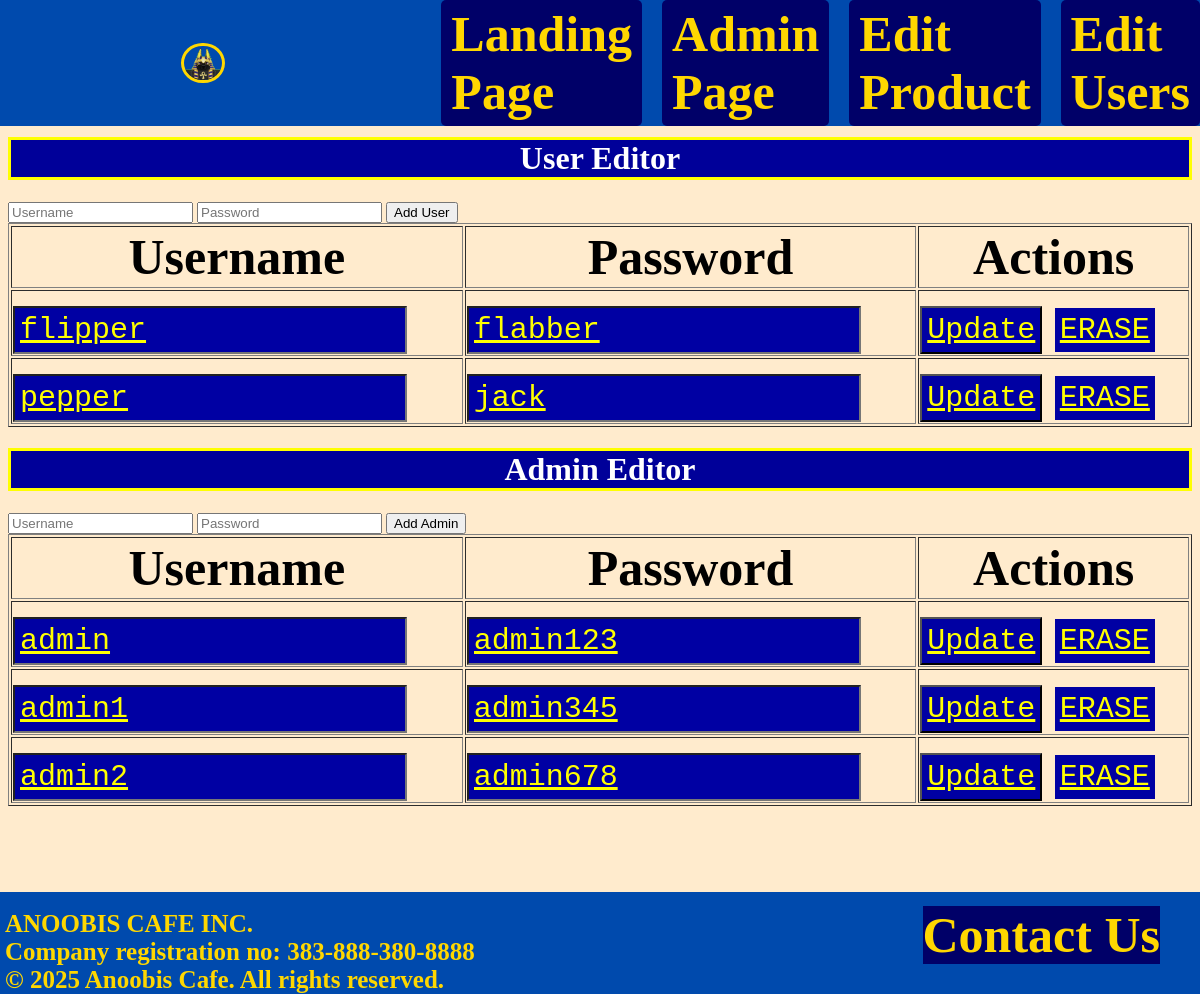
The app's page /editUsers.php, older data.
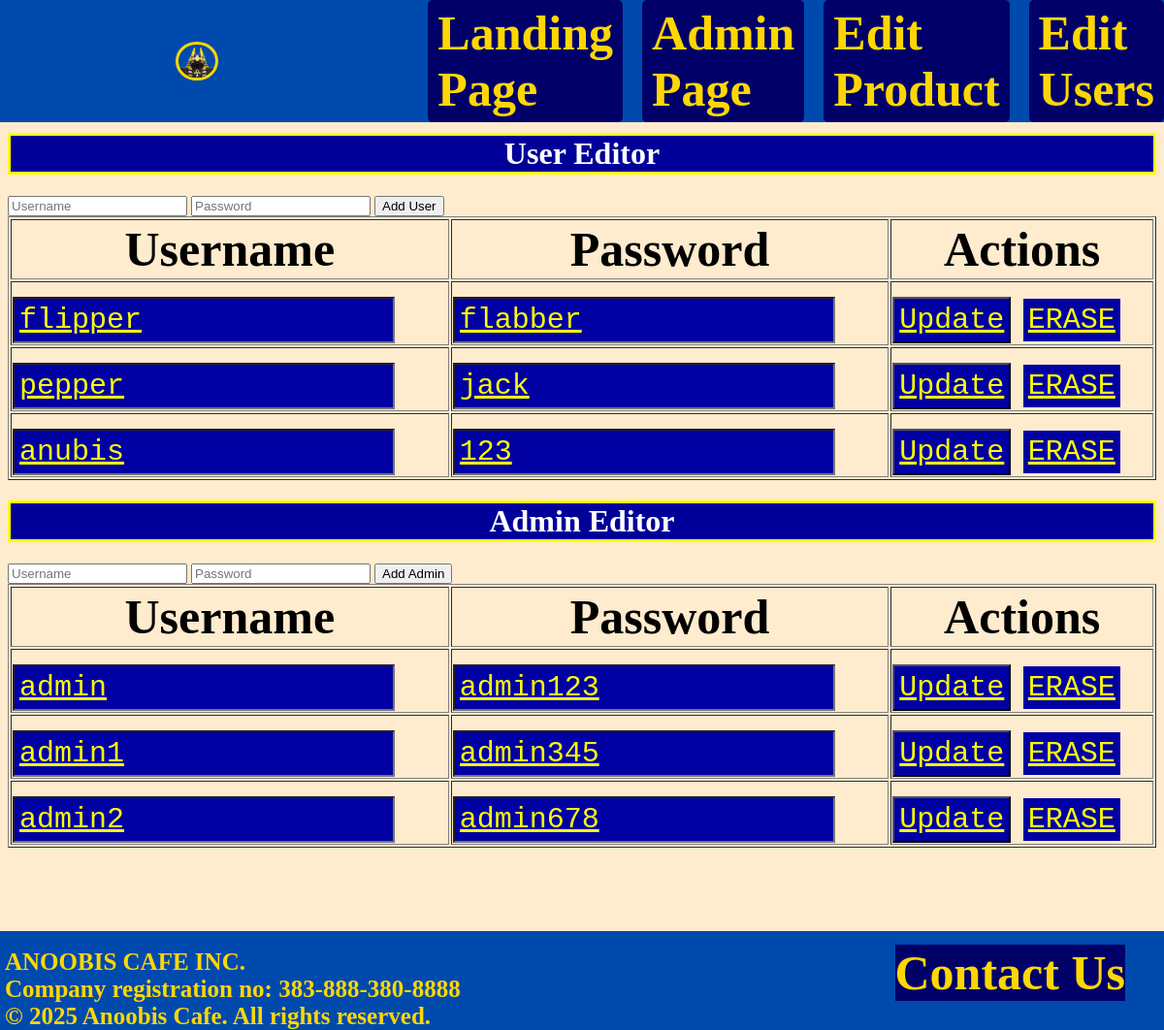
The same page, newer data.
### tables this page shows
CREATE TABLE `users` (
  `ID` int(10) NOT NULL,
  `name` varchar(250) NOT NULL,
  `password` varchar(250) NOT NULL
);

CREATE TABLE `useradmin` (
  `id` int(255) NOT NULL,
  `adminName` varchar(255) NOT NULL,
  `adminPassword` varchar(255) NOT NULL
);

### editUsers.php (the view, shortened to what this page needs)
<!DOCTYPE html>
<html lang="en">
    <head>
        <link rel = "stylesheet" href = "styles_admin.css">
    </head>
    <body>
        <div class = "Top">
            <?php
                require ('adminHeader.php');
            ?>
        </div>
        <br><br><br><br><br><br>
        <?php
        $conn = mysqli_connect("localhost","root","","anoobis");
        $users = mysqli_query($conn,"SELECT * FROM users");
        $adminQuery = mysqli_query($conn,"SELECT * FROM useradmin");
        ?>
        <h1>User Editor</h1>
        <form method="POST">
            <input type="text" name="name" placeholder="Username" required>
            <input type="text" name="password" placeholder="Password" required>
            <input type="submit" name="add" value="Add User">
        </form>
        <table border = "1">
            <tr>
                <th>Username</th>
                <th>Password</th>
                <th>Actions</th>
            </tr>
            <?php while ($row = mysqli_fetch_assoc($users)){?>
            <form method="POST">
                <tr>
                    <td><input type="text" name="name" value="<?= $row['name'] ?>"></td>
                    <td><input type="text" name="password" value="<?= $row['password'] ?>"></td>
                    <td>
                        <input type="submit" name="edit" value="Update">
                        <a href="editUsers.php?delete=<?= $row['ID'] ?>">ERASE</a>
                    </td>
                </tr>
            </form>
            <?php } ?>
        </table>
        <h1>Admin Editor</h1>
        <form method="POST">
            <input type="text" name="adminName" placeholder="Username" required>
            <input type="text" name="adminPassword" placeholder="Password" required>
            <input type="submit" name="add" value="Add Admin">
        </form>
        <table border = "1">
            <tr>
                <th>Username</th>
                <th>Password</th>
                <th>Actions</th>
            </tr>
            <?php while ($row = mysqli_fetch_assoc($adminQuery)){?>
            <form method="POST">
                <tr>
                    <td><input type="text" name="adminName" value="<?= $row['adminName'] ?>"></td>
                    <td><input type="text" name="adminPassword" value="<?= $row['adminPassword'] ?>"></td>
                    <td>
                        <input type="submit" name="edit" value="Update">
                        <a href="editUsers.php?delete=<?= $row['id'] ?>">ERASE</a>
                    </td>
                </tr>
            </form>
            <?php } ?>
        </table>
        <br><br><br><br><br><br><br><br><br><br>
        <div class = "Bottom" >
            <?php
                require ('adminFooter.php');
            ?>
        </div>
    </body>
</html>

Row changes from the older to the newer data that the page shows:
added users: name "anubis", password "123"
